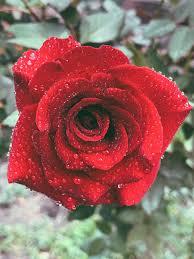
#> input picture images/img6.jpg, 194 x 259 px
$ python class7.py
#> lines starting #> are read from the running program, lines starting #| are printed output that depends on the picture; after the words box and inside, x2 and y2 are one past the last pixel; in counts of white or black regions, pixels touching at a corner belong together
import cv2
import matplotlib.pyplot as plt

image = cv2.imread("../images/img6.jpg", cv2.IMREAD_GRAYSCALE)
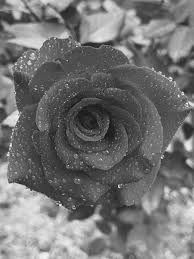
#> image: shape (259, 194); min 16, max 255, mean 114.6

edges = cv2.Canny(image, threshold1=100, threshold2=200)
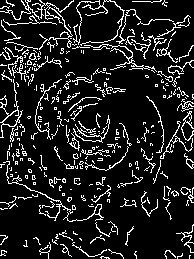
#> edges: shape (259, 194); 12.5% white in thin lines or dots

plt.figure(figsize=(16, 9))

plt.subplot(1, 2, 1)
plt.imshow(image, cmap="gray")
plt.title("Original Image")
plt.axis("off")

plt.subplot(1, 2, 2)
plt.imshow(edges, cmap="gray")
plt.title("Canny Edge Detection")
plt.axis("off")

plt.tight_layout()
# plt.savefig('../images/hw8.png')
plt.show()
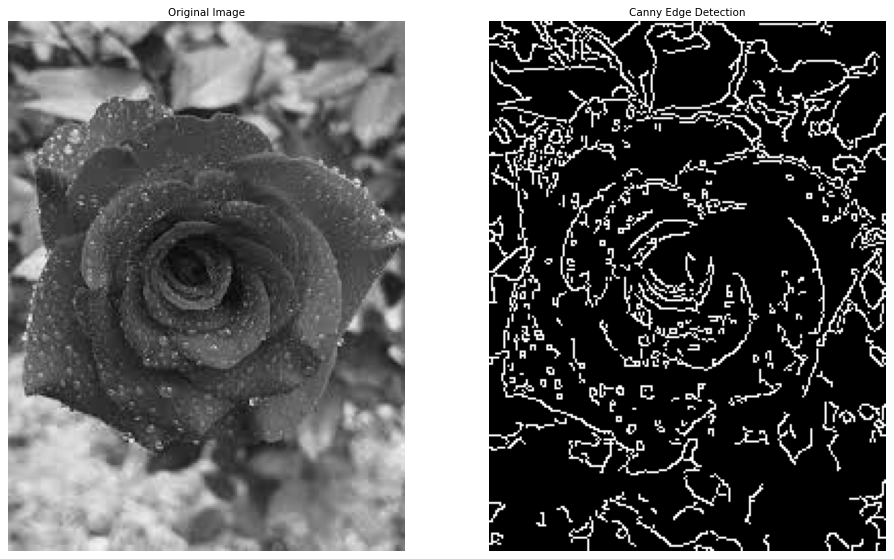
#> figure drawn by matplotlib, 2 panels

$ run again, with images/img3.jpg copied over images/img6.jpg
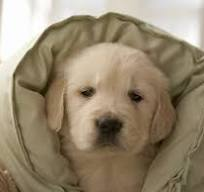
#> input picture images/img3.jpg, 204 x 192 px
#> `edges = cv2.Canny(image, threshold1=100, threshold2=200)`:
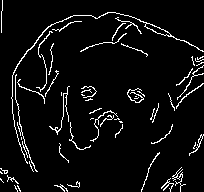
#> edges: shape (192, 204); 5.5% white in thin lines or dots
#> `plt.show()`:
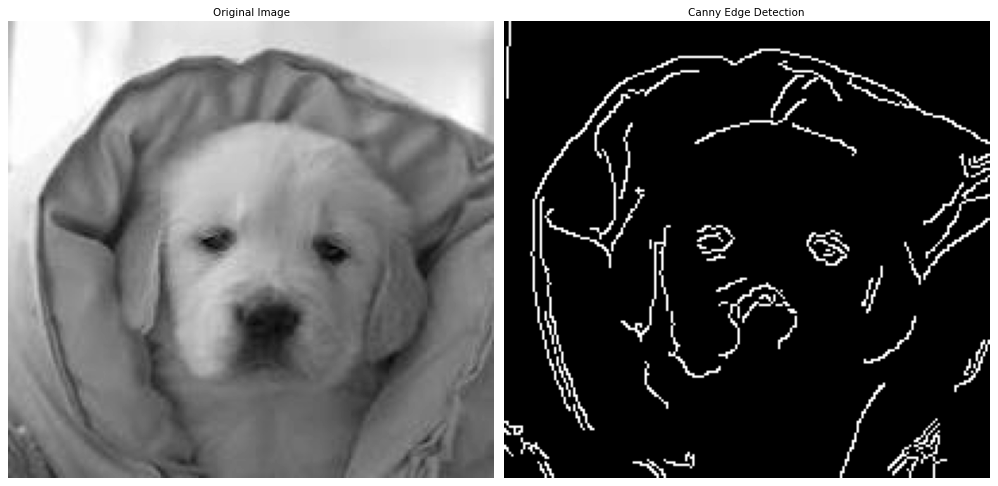
#> figure drawn by matplotlib, 2 panels

$ run again, with images/img5.jpg copied over images/img6.jpg
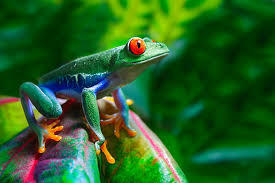
#> input picture images/img5.jpg, 275 x 183 px
#> `edges = cv2.Canny(image, threshold1=100, threshold2=200)`:
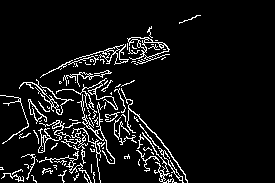
#> edges: shape (183, 275); 7.5% white in thin lines or dots, all inside (x1, y1, x2, y2) = (0, 15, 201, 183)
#> `plt.show()`:
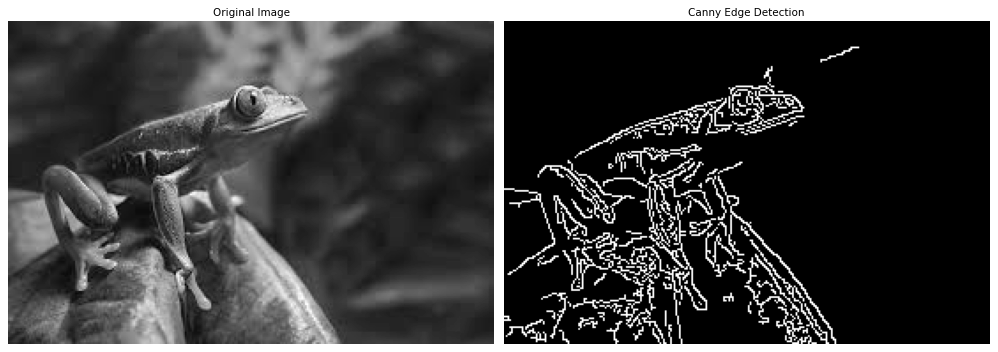
#> figure drawn by matplotlib, 2 panels
